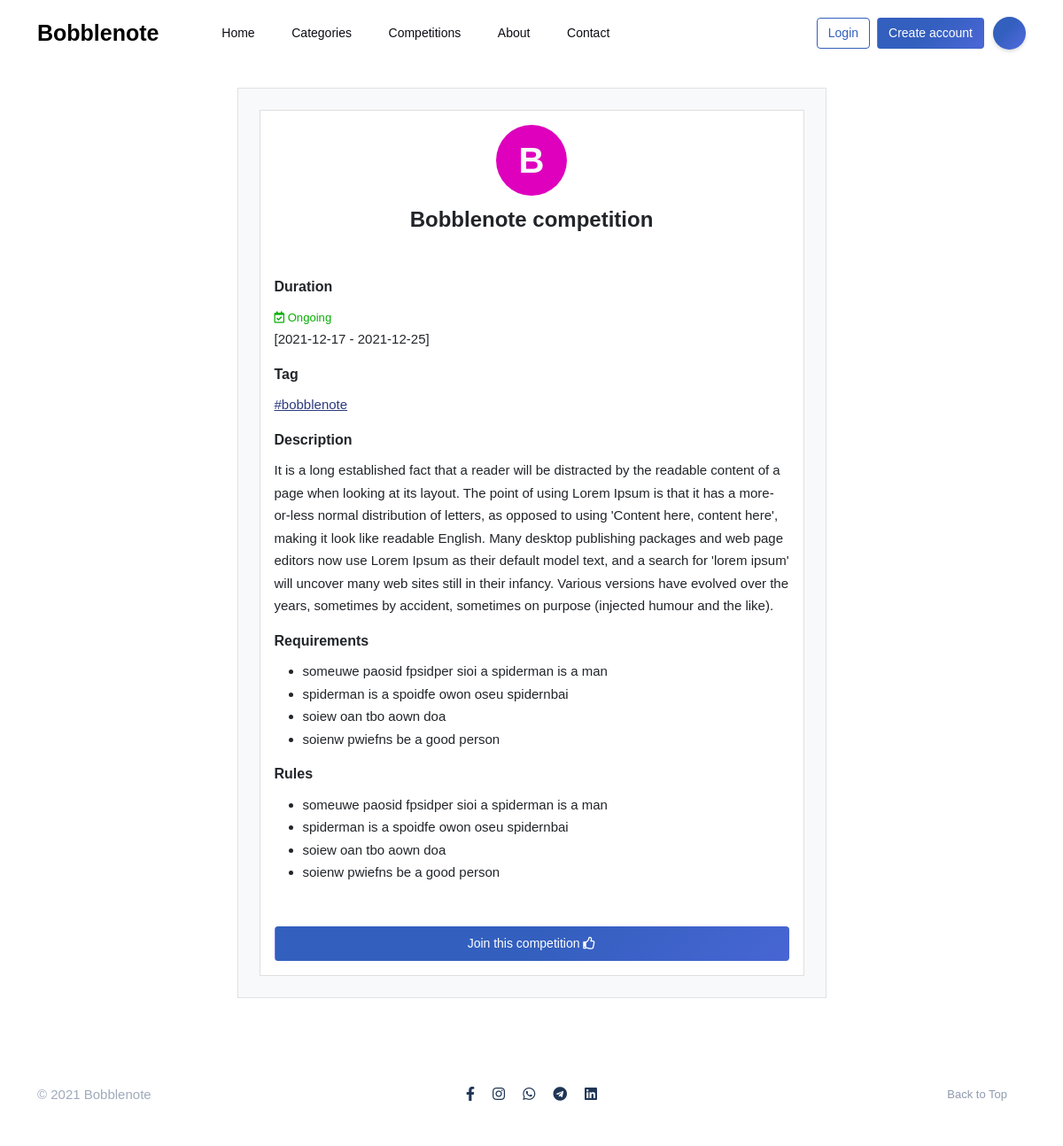
The page /compinfo.php?comp_ID=1 on the database as committed earlier.
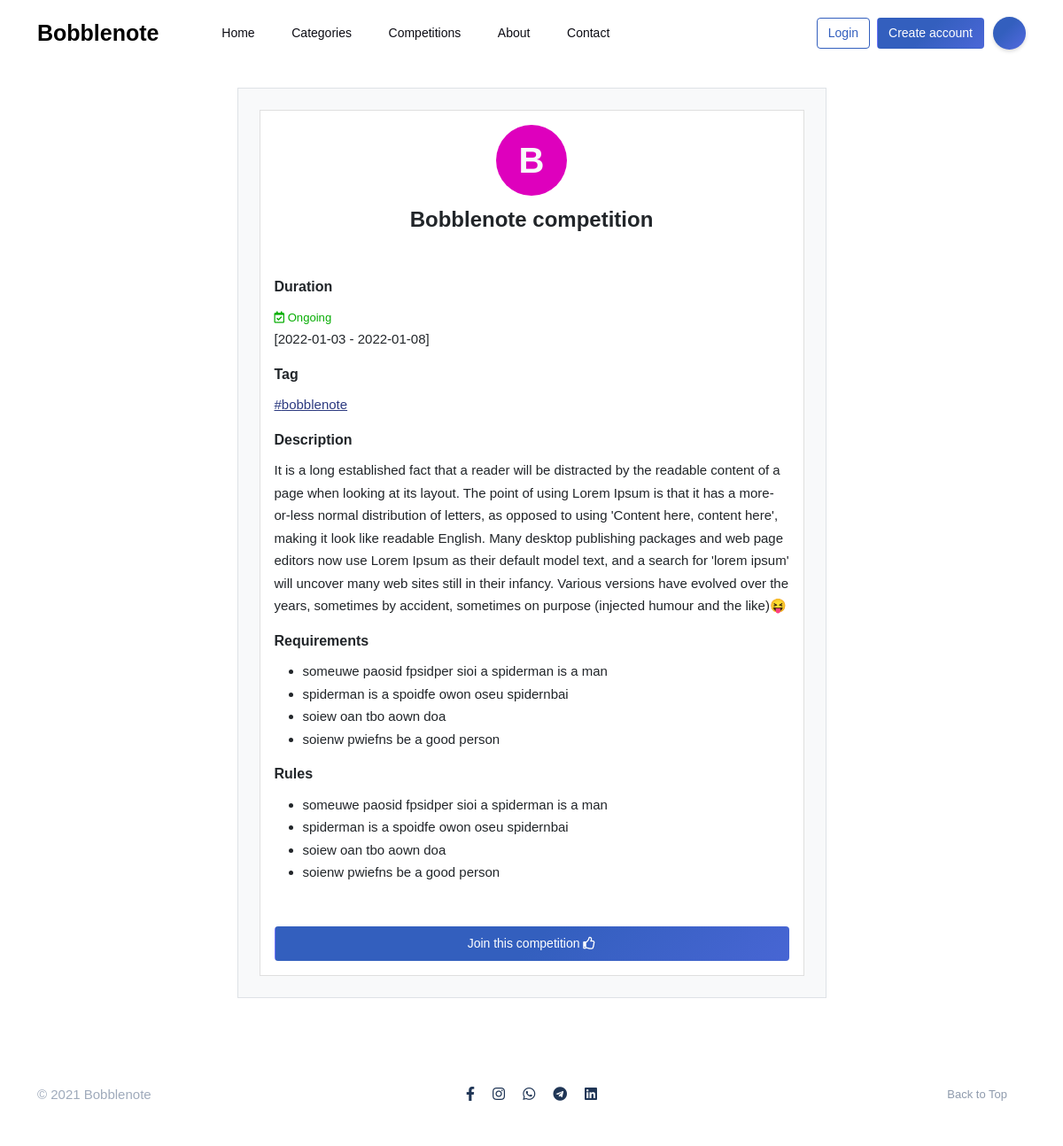
The same page on the database as committed later.
### tables this page shows
CREATE TABLE `competitions` (
  `comp_ID` int(11) NOT NULL,
  `name` varchar(255) DEFAULT NULL,
  `tag` varchar(255) DEFAULT NULL,
  `comp_description` mediumtext DEFAULT NULL,
  `requirements` mediumtext DEFAULT NULL,
  `rules` mediumtext DEFAULT NULL,
  `start_date` date DEFAULT NULL,
  `end_date` date DEFAULT NULL,
  `date_created` date DEFAULT current_timestamp(),
  `u_email` varchar(255) DEFAULT NULL,
  `comp_status` varchar(255) DEFAULT NULL,
  `total_deposit` int(11) NOT NULL
);

### functions.php (called while the page is built, shortened)
<?php
function gen_color($num){
    $colors_arr = array("#d4243b", "#1a30d9", "#0475cc", "#333336", "#de00bd", "#02aba0");
    return $colors_arr[$num];
}
function check_participant($connection, $u_email, $comp_id){
    $query = "SELECT * FROM participants WHERE u_email = '$u_email' AND comp_ID = '$comp_id'";
    $result = $connection->query($query);
    $rows = $result->num_rows;
    return false;
}
function get_comp($connection, $comp_id){
    $query = "SELECT * FROM competitions WHERE comp_ID = $comp_id";
    $result = $connection->query($query);
    if ($result) {
        $comp_data = $result->fetch_array(MYSQLI_ASSOC);
        return $comp_data;
    }
    else{
        return "error in getting details";
    }
}
?>

### compinfo.php (the view, shortened to what this page needs)
<?php
include 'connection.php';
include 'functions.php';
$selector = "";
$compid = "";
if (isset($_GET['comp_ID'])) {
    $compid = $_GET['comp_ID'];
}
$comp_data = get_comp($connection, $compid);
?>
<!DOCTYPE html>
<html lang="en">
<head>
    <link rel="stylesheet" type="text/css" href="https://unpkg.com/slick-loader@1.1.20/slick-loader.min.css">
    <link href="https://cdn.jsdelivr.net/npm/bootstrap@5.1.0/dist/css/bootstrap.min.css" rel="stylesheet">
    <link rel="stylesheet" href="css/bootstrap.min.css">
    <link rel="stylesheet" href="https://cdnjs.cloudflare.com/ajax/libs/font-awesome/5.15.3/css/all.min.css">
    <link rel="stylesheet" href="css/style.css">
    <link rel="stylesheet" href="https://cdnjs.cloudflare.com/ajax/libs/simple-line-icons/2.5.5/css/simple-line-icons.min.css">
</head>
<body>
    <?php include 'header.php'; ?>
    <div class="container mt-4">
        <div class="row justify-content-center">
            <div class="col-sm-7 bg-light border p-4">
                <div class="card rounded-0">
                    <div class="card-body">
                        <div class="content">
                            <div class="d-flex justify-content-center">
                                <div class="comp-logo-img d-flex justify-content-center align-items-center text-light" style="background-color: <?php echo gen_color(rand(0, 5)) ?>;"><?php echo strtoupper(substr($comp_data['name'], 0, 1)) ?></div>
                            </div>
                            <h4 class="text-center"><?php echo $comp_data['name'] ?></h4>
                            <h6 class="mt-5">Duration</h6>
                            <p class="m-0" style="color: #06ad03;"><small><i class="far fa-calendar-check"></i> Ongoing</small></p>
                            <span>[<?php echo $comp_data['start_date'] ?> - <?php echo $comp_data['end_date'] ?>]</span>
                            <h6 class="mt-3">Tag</h6>
                            <a href="#" class="text-decoration-underline">#<?php echo $comp_data['tag'] ?></a>
                            <h6 class="mt-3">Description</h6>
                            <div><?php echo $comp_data['comp_description'] ?></div>
                            <h6 class="mt-3">Requirements</h6>
                            <div><?php echo $comp_data['requirements'] ?></div>
                            <h6 class="mt-3">Rules</h6>
                            <div><?php echo $comp_data['rules'] ?></div>
                            <button class="btn btn-default mt-5 w-100 p-2 <?php
                                if (check_participant($connection, $selector, $compid)) {
                                    echo "disabled";
                                }
                            ?>" id="join">Join this competition <i class="far fa-thumbs-up"></i></button>
                        </div>
                    </div>
                </div>
            </div>
        </div>
    </div>
    <?php include 'footer.php' ?>
</body>
</html>

Rows that differ between the two databases and show on the page:
changed competitions "Bobblenote competition": start_date "2021-12-17" → "2022-01-03"; end_date "2021-12-25" → "2022-01-08"; comp_description "…(injected humour and the like)." → "…(injected humour and the like)😝"
